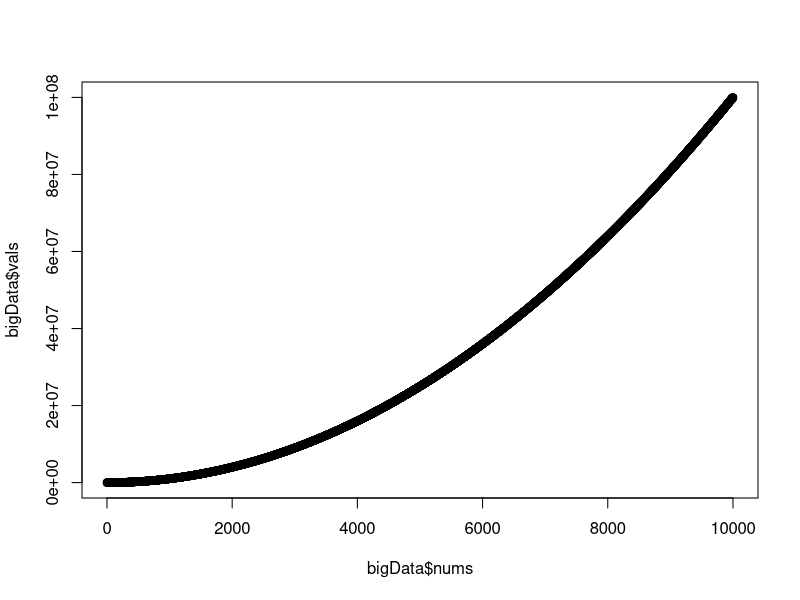
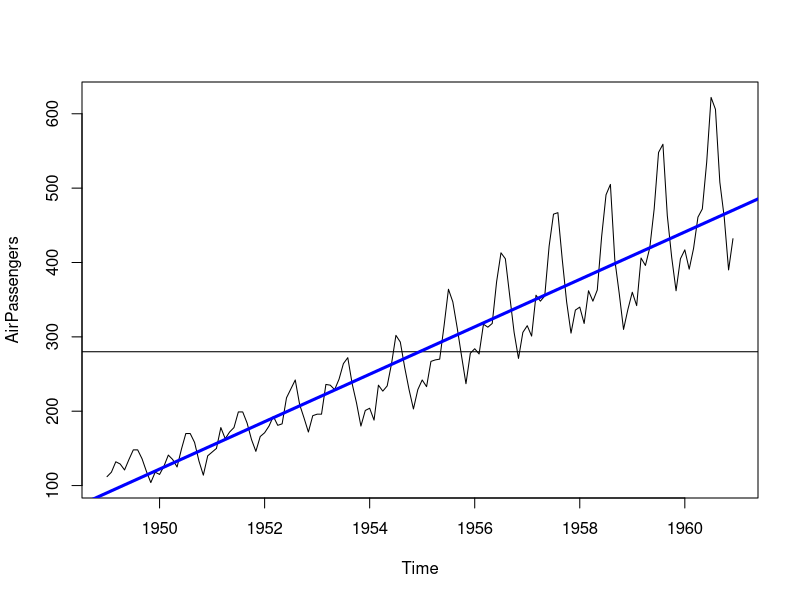
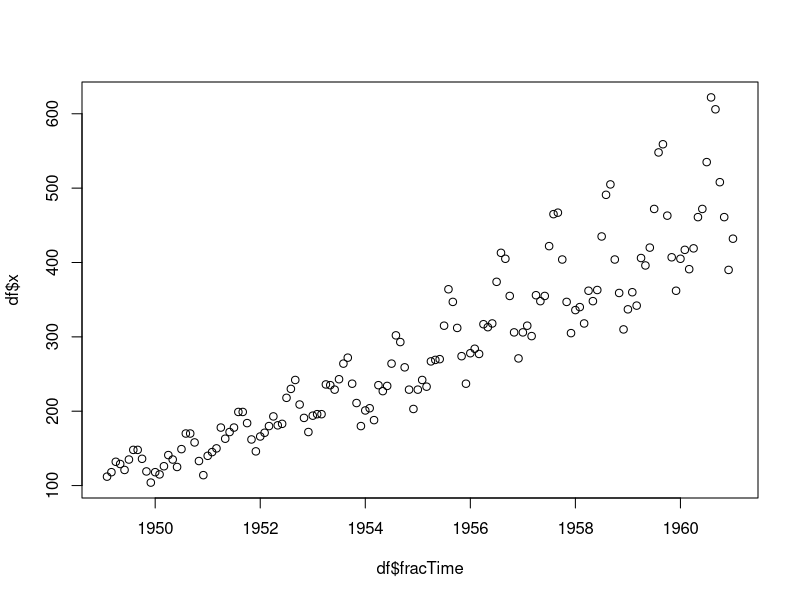
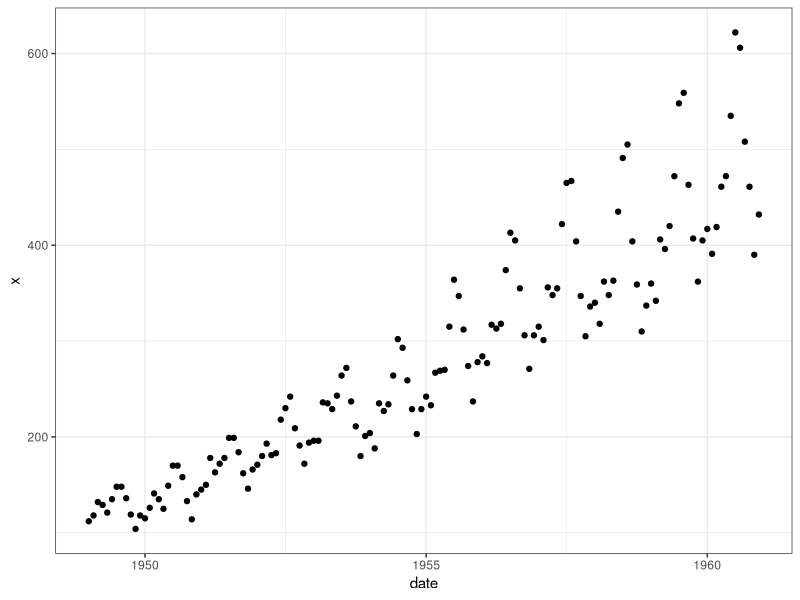
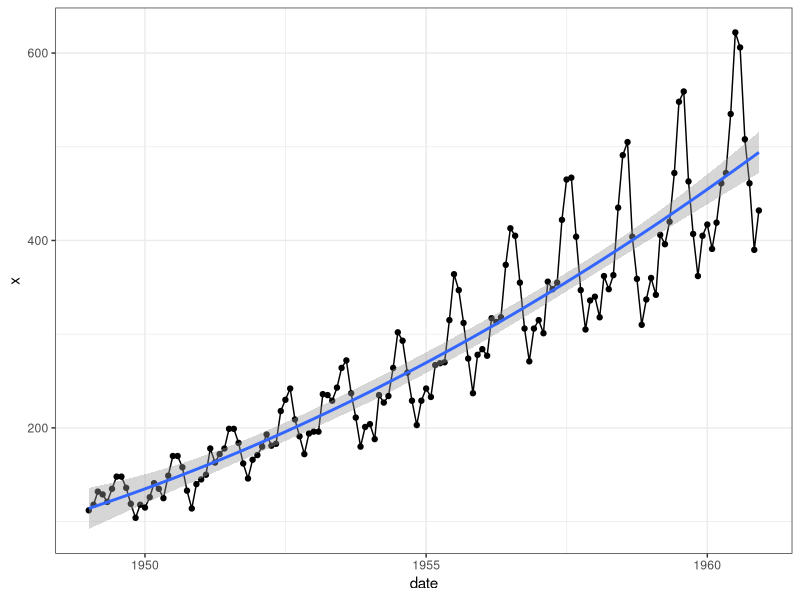
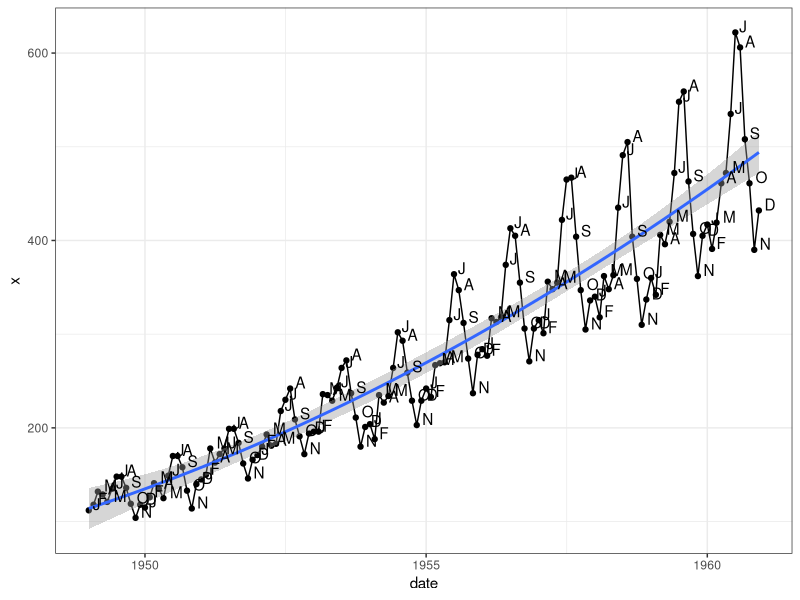
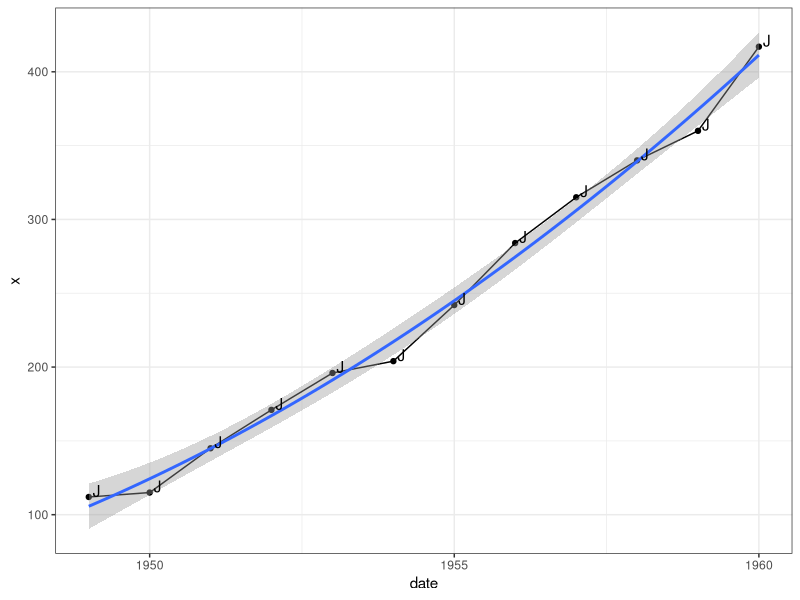
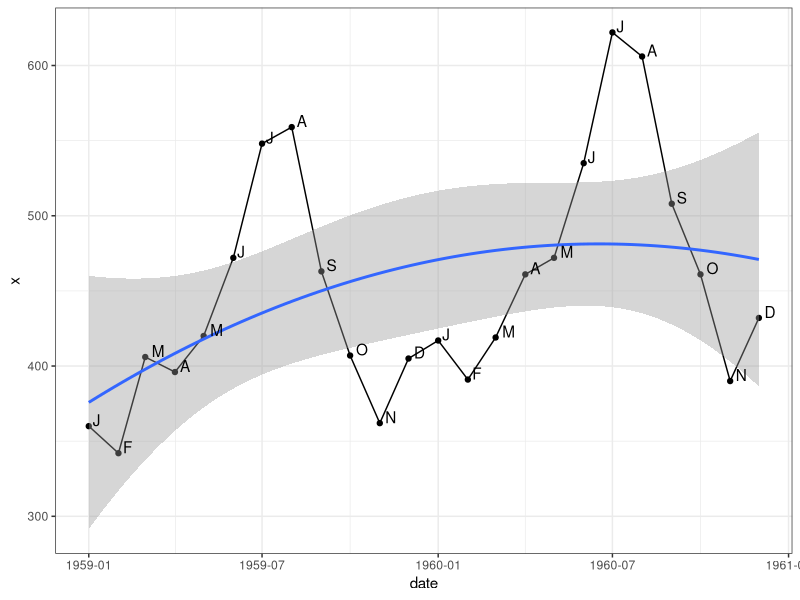

Recreate these plots in R, in order. (Note: this script raises an error after producing the figures.)
## Installing R (and RStudio) ----

#download R here. http://cran.cnr.berkeley.edu/ 
#download RStudio here (bottom of page). https://www.rstudio.com/products/rstudio/download/ 


## Basics ----

# is a comment. Anything after the # is going to be ignored by R 

# you can Run lines either with button in the right corner of this window, 
# or by hitting cmd+enter or control+enter depending on your operating system. 

# The usually math operations work in R 
2+2
3^4

#storing variables is with <- not = 
four <- 2+2 
# you can look inside a variable with it's name 
four 

# Generally you will be working with vecotrs or data frames 

#these are vectors
v1<- 1:10 
v2<-  c(1,2,3,4)
v3<- c("one", "two", "three", "four")

# we can see the contents with either the name of the variable or in the environment window to the right.
v1
v2
v3

# we can get a specific element of a vector with [] (keep in mind that R starts indexing at 1, not 0)
v1[5]

#data frames are nice ways to mere columns together (but they have to have the same length)
data.frame(v2, v3)
# Whats better is we can names the columns with = 
df <- data.frame(numbers= v2, words= v3)
# in R, we use <- for variable assignment and = when we are renaming something in function calls. 
df
# we can get back columns using their names 
df$numbers
# or using their index (keep in mind that R starts indexing at 1, not 0)
df[2]

#we can go deeper to access specific parts of a data frame where df[row, column] 
df[1,2]

# but if a data frame only has one column we still need the , to tell R we only want one number
newdf <- data.frame(1:10)
newdf
newdf[1]
newdf[1,]

# when you start using alot data, the head, tail, and summary functions become very import
bigData <- data.frame(nums = 1:10000, vals = (1:10000)^2)
bigData
head(bigData)
tail(bigData)

summary(bigData)

# R has a base ploting library
plot(bigData$nums, bigData$vals)


## Plotting with Data given in R  ----

data(AirPassengers) #import data from R
AirPassengers #look at the data 
summary(AirPassengers) #quick summary of data
plot(AirPassengers) # plot over time 
abline(h=280) #add in a reference for the mean passengers

# fit a linear model
fit<- lm(AirPassengers ~ time(AirPassengers))
summary(fit)
abline(fit, lwd=3, col= "blue") # not that abline will only work with straight (linear) lines

# you can check out all of the data sets in R with the following 
data()


## Reading and Writing your own data in R ----

#data usually isnt in the form of that last example, so lets do some more realistic stuff
airData<- as.data.frame(AirPassengers)
airData # now this is just a bunch of numbers and we need to make it into a nice data frame

# the airPassengers data was from 1949 to 1960 with data for each month, so 
months <- seq(1,12) # same as 1:12 
months 
length(1949:1960)# figure out how many times we should repeat the months
monthNum <- rep(months, 12) # this will repeat what ever you want n times (16 in this case)
monthNum 

year <-  rep(1949:1960 , each= 12) # this will give us the corresponding years for each month we have
year

# we can then convert these to dates using this as.POSIXlt function 
date<- as.POSIXlt(paste0( year,'/',monthNum,'/', 1, " ", 0,':', "00:00 EST") )
date

# We can also have another column describing the month's first letter
monthLetter <- c("J", "F", "M", "A", "M", "J", "J", "A", "S", "O", "N", "D")

#putting it all together we have, 
df <- data.frame( airData , monthNum, year, date, monthLet =monthLetter[monthNum], fracTime= (year + monthNum/12 )) 
head(df)

plot(df$fracTime, df$x) #see how this plot is different? 
# the base plot function in R tries to guess what you want
# the last time we used it,
# it knew we wanted the plot to look like a time series plot because our data came from R

# Most of the time it is easier to use ggplot2 to get the exact plot you want

install.packages("ggplot2") # you only have to install a package once 
library(ggplot2) # each time you use a package you have to tell R that you will use it

ggplot(data = df, aes(x=date, y=x)) + geom_point() + theme_bw() #thats a little better 

#but we can do more 
ggplot(data = df, aes(x=date, y=x)) + geom_point() + geom_line() + theme_bw()+ 
  stat_smooth(method = "lm", formula = y ~ x + I(x^2), size = 1)

# and more 
ggplot(data = df, aes(x=date, y=x)) + geom_point() + geom_line() + theme_bw()+ 
  stat_smooth(method = "lm", formula = y ~ x + I(x^2), size = 1)+ 
  geom_text(aes(label=df$monthLet),hjust=-.5, vjust=0)

# if we wanted to only graph the points in January, we can also subset 
df$monthNum== 1 # this gives us booleans that we can pull from our large data set
subsetdf<- df[df$monthNum== 1,] # this is all of the January dates 
ggplot(data = subsetdf, aes(x=date, y=x)) + geom_point() + geom_line() + theme_bw()+ 
  stat_smooth(method = "lm", formula = y ~ x + I(x^2), size = 1)+ 
  geom_text(aes(label=subsetdf$monthLet),hjust=-.5, vjust=0)

# or if we only want to see the last two years of data
subsetdf<- df[df$year > 1958,]
ggplot(data = subsetdf, aes(x=date, y=x)) + geom_point() + geom_line() + theme_bw()+ 
  stat_smooth(method = "lm", formula = y ~ x + I(x^2), size = 1)+ 
  geom_text(aes(label=subsetdf$monthLet),hjust=-.5, vjust=0)


# finally we can save our data by writing it to a file 
#but first we should navigate to our folder on our computer 
getwd() #where we are currently 
setwd("C:/Users/evan/Desktop/R workshop (spring)") # where we want to go 
write.csv(df, "airData.csv") # write to our file 

# then if we wanted to clean up our RStudio we can run
rm(list=ls()) # or click the broom above the enviroment panel

# note how all of the variable we have been working with are now gone. 

# finally if we want to start data analysis again on another day, we can get our data we just wrote out with
data <- read.csv("airData.csv")
data

## More Resources ----

# A common R tutorial through is availible as a package. 
# You can visit this link for instructions on how to use it https://swirlstats.com/students.html

# A very good tutorial on how to use ggplot2. https://tutorials.iq.harvard.edu/R/Rgraphics/Rgraphics.html

# Example code for ggplot2 plots. http://r-statistics.co/Top50-Ggplot2-Visualizations-MasterList-R-Code.html 

# Handbook that covers statistical tests in R. http://rcompanion.org/handbook/index.html 